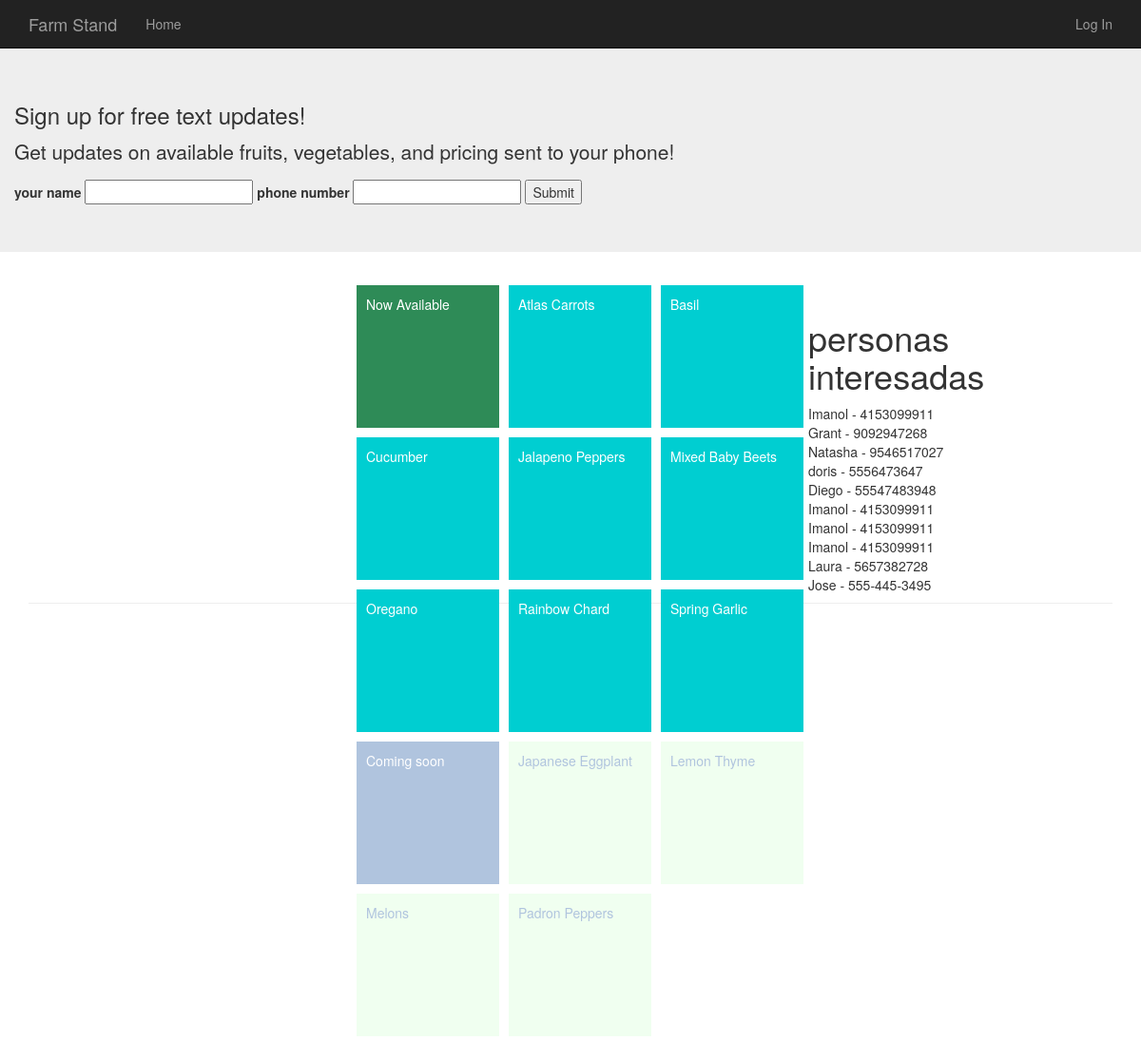
Before: / with the older database file.
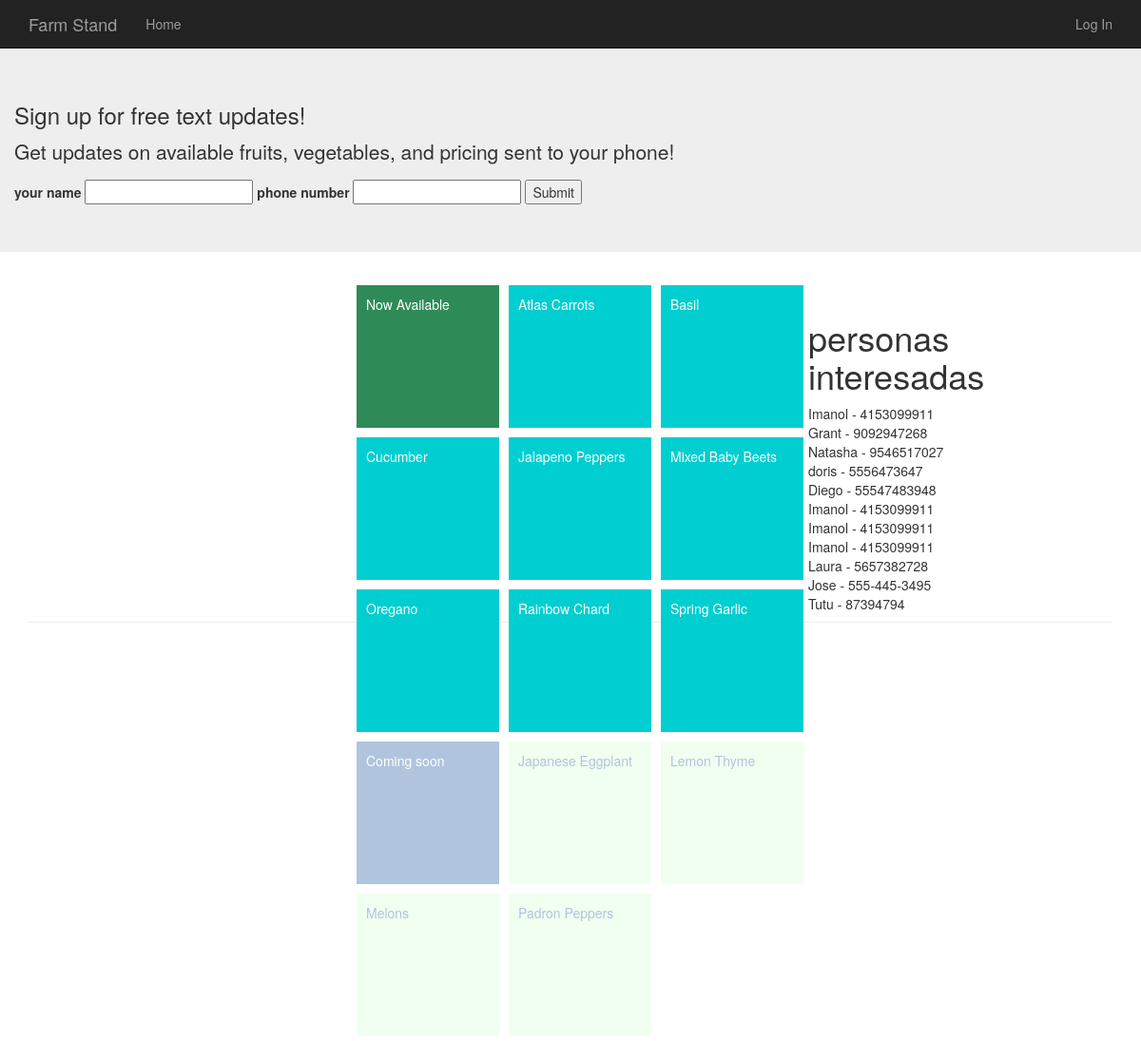
After: the same page with the newer database file.
### app/models.py (models this page shows, shortened)
class Foods(db.Model):
    __tablename__ = 'foods'
    id = db.Column(db.Integer, primary_key=True)
    name = db.Column(db.String(64))
    available = db.Column(db.Boolean)

class Interestedpeople(db.Model):
    __tablename__ = 'interestedpeople'
    id = db.Column(db.Integer, primary_key=True)
    name = db.Column(db.String(64))
    phone = db.Column(db.String(64))

### app/main/views.py (the view, shortened to what this page needs)
@main.route('/', methods=['GET', 'POST'])
def index():
    form = NamePhoneForm()
    foods = Foods.query.all()
    interestedpeople = Interestedpeople.query.all()
    return render_template('index.html', form=form, foods=foods, interestedpeople=interestedpeople)

### app/main/forms.py
class NamePhoneForm(Form):
    name = StringField('your name', validators=[Required()])
    phone = StringField('phone number', validators=[Required()])
    submit = SubmitField('Submit')

### app/templates/index.html (shortened to what this page needs)
{% extends "base.html" %}
{% import "bootstrap/wtf.html" as wtf %}
{% block content %}
<div class="jumbotron">
  <div class="container">
    <div class="row">
      <h3>Sign up for free text updates!</h3>
      <p>Get updates on available fruits, vegetables, and pricing sent to your phone!</p>
      <form method="post">
        {{ form.name.label }} {{ form.name() }}
        {{ form.phone.label }} {{ form.phone() }}
        {{ form.submit() }}
      </form>
    </div>
  </div>
</div>
<div class="container">
  <ul class="farm-items">
    <li class="now-title">Now Available</li>
    {% for food in foods %}
      {% if food.available == True %}
        <li class="available">{{food.name}}</li>
      {% endif%}
    {% endfor %}
    <li class="coming-title">Coming soon</li>
    {% for food in foods %}
      {% if food.available == False %}
        <li class="coming-soon">{{food.name}}</li>
      {% endif%}
    {% endfor %}
  </ul>
  <div class="page-header">
      <h1>personas interesadas</h1>
      {% for interested in interestedpeople %}
        {{interested.name}} - {{interested.phone}} <br>
      {% endfor%}
  </div>
</div>
{% endblock %}

### app/templates/base.html (shortened to what this page needs)
{% extends "bootstrap/base.html" %}
{% block head %}
{{ super() }}
<link rel="stylesheet" href="{{url_for('static', filename='style.css')}}">
{% endblock %}
{% block navbar %}
<div class="navbar navbar-inverse navbar-fixed-top" role="navigation">
    <div class="container">
        <div class="navbar-header">
            <a class="navbar-brand" href="{{ url_for('main.index') }}">Farm Stand</a>
        </div>
        <div class="navbar-collapse collapse">
            <ul class="nav navbar-nav">
                <li><a href="{{ url_for('main.index') }}">Home</a></li>
            </ul>
            <ul class="nav navbar-nav navbar-right">
                {% if current_user.is_authenticated() %}
                <li><a href="{{ url_for('auth.logout') }}">Log Out</a></li>
                {% else %}
                <li><a href="{{ url_for('auth.login') }}">Log In</a></li>
                {% endif %}
            </ul>
        </div>
    </div>
</div><br><br>
{% endblock %}

### app/static/style.css (style rules this page uses)
.farm-items { position: relative; margin: 0 auto; width: 540px; }
.farm-items li { list-style-type: none; postion: relative; float: left; width: 150px; height: 150px; background-color: tomato; margin: 5px; }
.farm-items li.now-title { background-color: SeaGreen; color: white; padding: 10px; }
.farm-items li.available { background-color: DarkTurquoise; color: white; padding: 10px; }
.farm-items li.coming-title { background-color: LightSteelBlue; color: white; padding: 10px; }
.farm-items li.coming-soon { background-color: honeydew; color: RGBA(176, 196, 222, 1); padding: 10px; }

Changed rows visible on the page:
added Interestedpeople: name "Tutu", phone "87394794"
